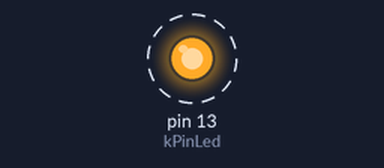
This sketch was run on a simulated Arduino Uno, built with avr-gcc and run on an emulated ATmega328P. Shown: output pins drawn as LEDs (lit = HIGH). Dashed ring = blinking.

Above: at 0.2 s.
Timing chart, 0 to 3.5 s (numbered marks = the images above):
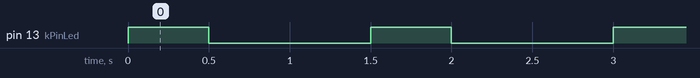

Measured:
- by itself, pin 13 (kPinLed): alternates HIGH for 0.50 s and LOW for 1.0 s

The sketch:

Expansion1.ino
```cpp
const int kPinLed=13;
void setup() {
  pinMode(kPinLed, OUTPUT);
}

void loop() {
  digitalWrite(kPinLed, HIGH);
  delay(500);
  digitalWrite(kPinLed, LOW);
  delay(1000);
}
```
